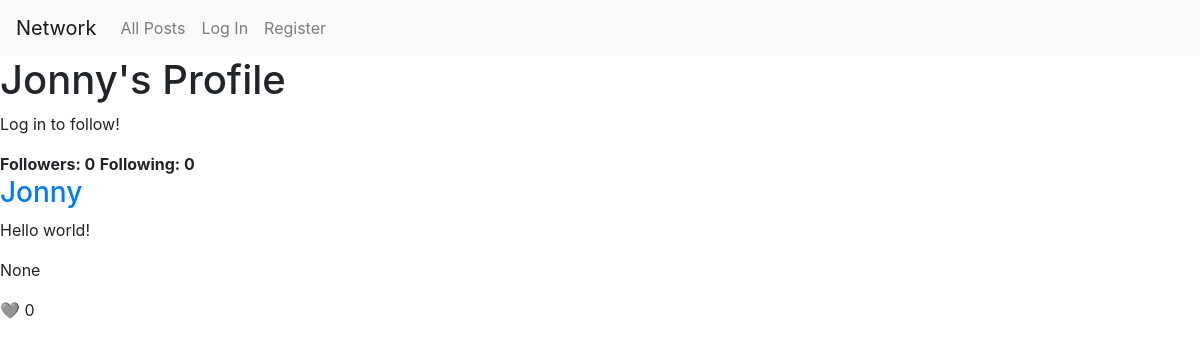
The app's page /profile/Jonny with its own data.
### network/models.py (models this page shows)
class User(AbstractUser):
    following = models.ManyToManyField("self", symmetrical=False, blank=True, related_name="followers")
    saved_posts = models.ManyToManyField("Post", blank=True, related_name="saved_by")
    @property
    def following_count(self):
        return self.following.count()
    @property
    def follower_count(self):
        return self.followers.count()

class Post(models.Model):
    user = models.ForeignKey("User", on_delete=models.CASCADE, related_name="user_posts")
    content = models.TextField(max_length=512, blank=False, null=False)
    likes = models.ManyToManyField("User", blank=True, related_name="liked_posts")
    timestamp = models.DateTimeField(auto_now_add=True)
    @property
    def like_count(self):
        return self.likes.count()

### network/views.py (the view)
# urls.py: path("profile/<str:username>", views.profile, name="profile"),
def profile(request, username):
    user = User.objects.get(username=username)
    if not user:
        return False #TODO render error page
    return post_paginator(
        request,
        query=user.user_posts.select_related("user").order_by("-timestamp"),
        template="network/profile.html",
        title=f"{user.username}'s Profile",
        user_obj=user
        )

### network/views.py (called while the page is built)
def post_paginator(request, query, template, title, user_obj=None):
    paginator = Paginator(query, 10)
    page_number = request.GET.get("page")
    page_obj = paginator.get_page(page_number)
    return render(request, template, {
        "page_obj": page_obj,
        "title": title,
        "user_obj": user_obj
    })

### network/templates/network/profile.html (shortened to what this page needs)
{% extends "network/layout.html" %}
{% load static %}
{% block body %}
    <h1>{{ user_obj.username }}'s Profile</h1>
    {% if user.is_authenticated %}
        {% if user_obj.username != user.username %}
            <button class="btn btn-outline-primary" id="{% if user_obj.username in user.following %}unfollow-btn{% else %}follow-btn{% endif %}">
                {% if user_obj.username in user.following %}Unfollow{% else %}Follow{% endif %}</button>
        {% endif %}
    {% else %}
        <p class="alert-div">Log in to follow!</p>
    {% endif %}
    <strong>Followers: {{ user_obj.following_count }}</strong>
    <strong>Following: {{ user_obj.follower_count }}</strong>
    {% include "network/partials/load_posts.html" with page_obj=page_obj %}
{% endblock %}

### network/templates/network/partials/load_posts.html (shortened to what this page needs)
<div class="posts-div">
    {% for post in page_obj %}
        <div class="post-div">
            <h3><a href="{% url 'profile' username=post.user.username %}">{{ post.user.username }}</a></h3>
            <div class="post-text-div">
                <p class="post-text">{{ post.content }}</p>
            </div>
            <p class="small-text">{{ post.timestamp }}</p>
            <p>
                {% if user.is_authenticated %}
                    <span class="like-btn" data-id="{{ post.id }}"
                    data-liked="{% if user in post.likes.all %}true{% else %}false{% endif %}">❤️</span>
                    <!--When writing CSS code for liking/unliking, add an onhover that changes
                    the emoji to a broken heart emoji-->
                {% else %}
                    🩶
                {% endif %}
                {{ post.like_count }}
            </p>
        </div>
    {% endfor %}
</div>

### records on screen
User: username "Jonny", following_count "0", follower_count "0"
Post: user.username "Jonny", content "Hello world!", timestamp "None", like_count "0"
